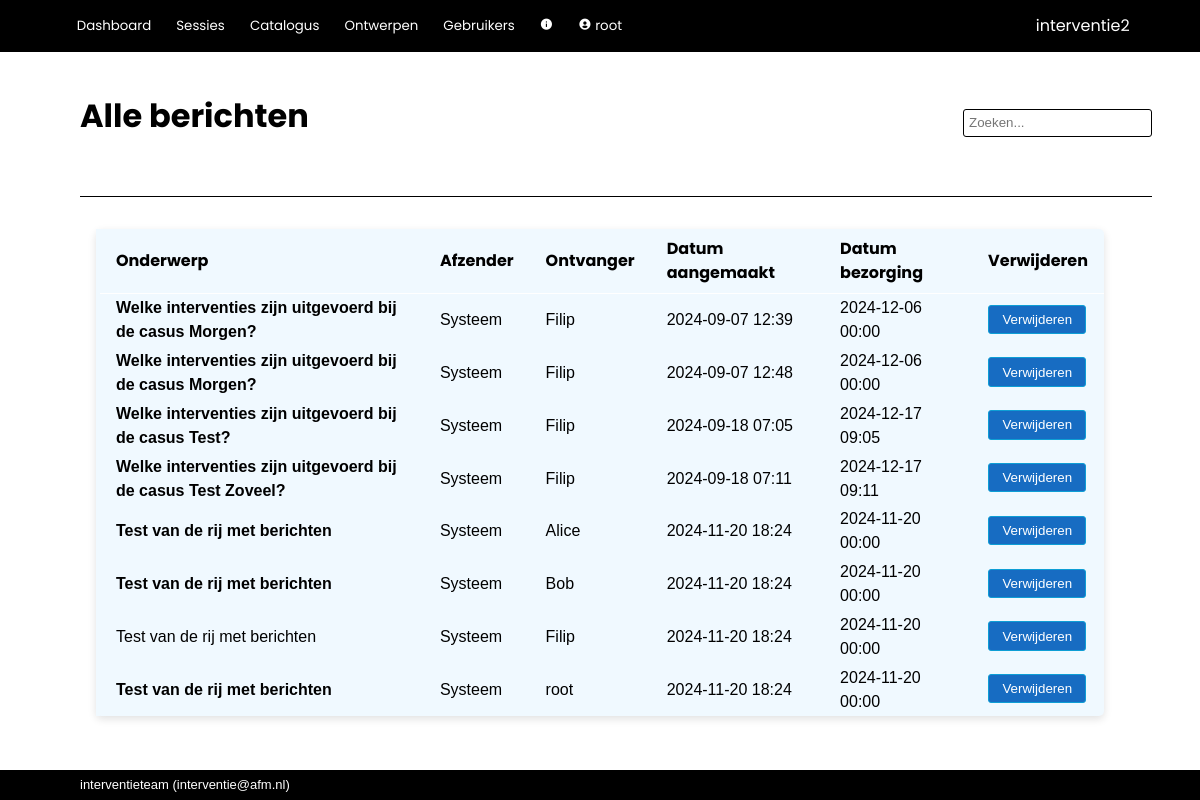
Screenshot of /admin/messages (signed in) with the database file from the repository.
### interventie2/models.py (models this page shows, shortened)
class User(db.Model, UserMixin):
    __tablename__ = 'users'
    id            = db.Column(db.Integer, primary_key=True)
    name          = db.Column(db.String(80), nullable=False, unique=True)
    password      = db.Column(db.String(200), nullable=False)
    role_id       = db.Column(db.Integer, db.ForeignKey('roles.id'), nullable=False, default=4) #references roles.id
    description   = db.Column(db.String(2000), nullable=False, default="")
    email         = db.Column(db.String(254))
    link          = db.Column(db.String(1000))
    active        = db.Column(db.Boolean, nullable=False, default=True)
    date_created  = db.Column(db.DateTime(timezone=True), server_default=func.now())
    last_seen     = db.Column(db.DateTime(timezone=True), server_default=func.now())
    role = relationship('Role')
    messages = relationship('Message', back_populates='recipient', foreign_keys="Message.recipient_id", cascade='all, delete-orphan')
    messages_sent = relationship('Message', back_populates='sender', foreign_keys="Message.sender_id")
    worksession = relationship('Worksession', back_populates='creator')
    plan = relationship('Plan', back_populates='creator')
    allowed_worksessions = relationship('Worksession', secondary='worksession_access', back_populates='allowed_users')
    owned_instruments = relationship('Instrument', back_populates='owner')
    def unread_messages(self):
        return sum(1 for message in self.messages if (message.unread) and (message.deliver_after.date() <= date.today()))
    def unread_message_alert(self):
        return self.unread_messages() > 0

class Message(db.Model):
    __tablename__ = 'messages'
    id            = db.Column(db.Integer, primary_key=True)
    date_created  = db.Column(db.DateTime(timezone=True), server_default=func.now())
    deliver_after = db.Column(db.DateTime(timezone=True), server_default=func.now())
    subject       = db.Column(db.String(500), nullable=False, default="")
    body          = db.Column(db.String(2000), nullable=False, default="")
    sender_id     = db.Column(db.Integer, db.ForeignKey('users.id'))
    recipient_id  = db.Column(db.Integer, db.ForeignKey('users.id'), nullable=False)
    unread        = db.Column(db.Boolean, nullable=False, default=True)
    archived      = db.Column(db.Boolean, nullable=False, default=True)
    system        = db.Column(db.Boolean, nullable=False, default=True)
    sender = relationship('User', foreign_keys=[sender_id])
    recipient = relationship('User', foreign_keys=[recipient_id])

### interventie2/admin/routes.py (the view)
@admin.route('/messages')
@login_required
def all_messages():
    messages = Message.query.order_by(Message.id)
    return render_template('admin/all_messages.html', messages=messages, user=current_user)

### interventie2/models.py (called while the page is built)
@login_manager.user_loader
def load_user(user_id):
    return User.query.get(user_id)

### interventie2/admin/templates/admin/all_messages.html (shortened to what this page needs)
{% extends 'base.html' %}
{% block page_title %}
    Alle berichten
{% endblock %}
{% block body %}
    <table>
        <tr>
            <th>Onderwerp</th>
            <th>Afzender</th>
            <th>Ontvanger</th>
            <th>Datum aangemaakt</th>
            <th>Datum bezorging</th>
            <th>Verwijderen</th>
        </tr>
        {% for message in messages %}
            <tr>
                <td><a href="{{ url_for('admin.message', message_id=message.id) }}" {% if message.unread %} class="unread"{% endif %}>{{ message.subject }}</a></td>
                <td>
                    {% if message.system %}
                        Systeem
                    {% else %}
                        {{ message.sender.name }}
                    {% endif %}
                </td>
                <td>{{ message.recipient.name }}</td>
                <td>{{ message.date_created.strftime('%Y-%m-%d %H:%M')}}</td>
                <td>
                        {{ message.deliver_after.strftime('%Y-%m-%d %H:%M') }}
                </td>
                <td><button>{{ macro.confirm_redirect( "Verwijderen", "Wilt u dit bericht verwijderen?", url_for('admin.delete_message', message_id=message.id) ) }}</button></td>
            </tr>
        {% endfor %}
        </table>
{% endblock %}

### interventie2/templates/base.html (shortened to what this page needs)
<!DOCTYPE html>
<html lang="en">
    <head>
        <link rel="stylesheet" href="{{ url_for('static', filename='css/styles.css')}}">
        <link href="https://unpkg.com/boxicons@2.1.2/css/boxicons.min.css" rel="stylesheet">
    </head>
    <body>
        {% import 'jinja_macros.html' as macro %}
        <header>
            <div class="logo">{{ config['APP_NAME'] }}</div>
            <div class="modes">
                {% if current_user.is_authenticated %}
                    <button>
                        <a href="{{ url_for('main.index') }}">Dashboard</a>
                    </button>
                    <button>
                        <a href="{{ url_for('main.worksessions') }}">Sessies</a>
                    </button>
                    <button>
                        <a href="{{ url_for('catalog.index') }}">Catalogus</a>
                    </button>
                    {% if current_user.role.edit_questionnaire %}
                        <button>
                            <a href="{{ url_for('tools.index') }}">Ontwerpen</a>
                        </button>
                    {% endif %}
                    {% if current_user.role.edit_users %}
                        <button>
                            <a href="{{ url_for('admin.index') }}">Gebruikers</a>
                        </button>
                    {% endif %}
                    {% if current_user.role.see_app_info %}
                        <button>
                            <a href="{{ url_for('admin.info') }}"><i class='bx bxs-info-circle'></i></a>
                        </button>
                    {% endif %}
                    <button>
                        <a href="{{ url_for('admin.user', id=current_user.id) }}"><i class='bx bxs-user-circle'></i>
                            {{ current_user.name }}
                        </a>
                    </button>
                {% else %}
                    <button>
                        <a href="{{ url_for('main.login') }}">Login</a>
                    </button>
                {% endif %}
            </div>
        </header>
        <nav>
            <div class="title">{% block page_title %}{% endblock %}</div>
            {% if current_user.is_authenticated %}
                <form action="/analysis/search" method="get" class="search">
                    <input id="search" type="search"  name="q" value="{{ request.args.get('q') or '' }}" placeholder="Zoeken...">
                </form>
            {% endif %}
            <div class="tabs">{% block tabs %}{% endblock %}</div>
        </nav>
        <main>
            <section>{% block body %}{% endblock %}</section>
        </main>
        <footer>{{ config['MAINTAINER'] }} (<a href="mailto:{{ config['MAINTAINER_EMAIL'] }}">{{ config['MAINTAINER_EMAIL'] }}</a>)</footer>
    </body>
</html>

### interventie2/templates/jinja_macros.html (shortened to what this page needs)
{% macro confirm_redirect(link_name, message, address) %}
    <a href="#" onclick="
        var message = &quot; {{ message }} &quot; ;
        var address = &quot; {{ address }} &quot; ;
        var result = confirm(message);
        if (result == true) { window.location.href = address } ;
        return false;
        ">
        {{ link_name }}
    </a>
{%- endmacro %}

### interventie2/static/css/styles.css (style rules this page uses)
:root { --dark-blue: #0f2841; --light-blue: #0e9ed5; --green: #3b7d23; --red: red; --highlight: #195fa6; --mid-grey: #0e9ed5; --object: #f0f9ff; --alert: red; --button-bg: #176cc2; --button-fg: white; }
html, body { font-family: sans-serif; line-height: 1.5em; padding: 0px; margin: 0px; }
a { color: inherit; text-decoration: none; }
button { border: 1px solid var(--mid-grey); background-color: var(--button-bg); color: var(--button-fg); min-height: 2.2em; border-radius: 3px; min-width: 7em; padding-left: 1em; padding-right: 1em; margin-bottom: 2px; }
button a { text-decoration: none; }
input { background-color: white;; border: 1px solid var(--mid-grey); font-size: inherit; min-height: 1.7rem; margin-bottom: 2px; }
table { background: var(--object); border-radius: 5px; border-collapse: collapse; box-shadow: rgba(0, 0, 0, 0.12) 0px 3px 8px; }
th { border-bottom: 1px solid white; color: black; font-weight: bold; font-family: "Poppins", sans-serif; padding: 0.5em 1em; text-align: left; }
td { padding: 0.15em 1em; }
tbody tr { border-left: 4px solid var(--object); transition:all 0.25s ease; }
body { display: grid; height: 100vh; grid-template-rows: min-content min-content auto min-content; grid-template-areas: "header" "nav" "main" "footer"; }
header { grid-area: header; background-color: black; display: grid; grid-template-columns: auto min-content; grid-template-rows: auto; grid-template-areas: "modes logo"; color: white; align-items: center; padding: 0.6rem 4.4rem; font-family: "Poppins", sans-serif; }
header a { text-decoration: none; font-family: "Poppins", sans-serif; }
.logo { grid-area: logo; }
.modes { grid-area: modes; padding: 0px; margin: 0px; }
.modes button { background: inherit; outline: none; cursor: pointer; padding: 0.4rem 0.4rem; margin: 0 0.5rem 0 0; border: none; border-radius: 0px; color: white; font-family: "Poppins", sans-serif; font-size: smaller; min-width: 0; }
.modes a { text-decoration: none; }
nav { grid-area: nav; display: grid; grid-template-columns: 1fr auto; grid-template-areas: "title search" "steps steps" "tabs tabs "; align-items: center; margin: 3rem 3rem 1rem 5rem; }
.title { grid-area: title; font-family: "Poppins", sans-serif; color: black; font-size: xx-large; font-weight: bold; padding: 0 0 1rem 0; line-height: 1em; }
.search { grid-area: search; display: flex; align-items: center; text-decoration: none; border: none; }
.search input { background-color: white;; border: 1px solid black; border-radius: 3px; padding: 5px; font-size: smaller; height: 1.7rem; }
.tabs { grid-area: tabs; display: flex; padding-top: 3rem; overflow: hidden; font-size: inherit; border-bottom: 1px solid black; }
main { grid-area: main; padding: 1rem 5rem; display: grid; grid-template-columns: min-content 100%; grid-template-areas: "aside section "; overflow-y: auto; }
section { grid-area: section; padding: 0; margin-left: 1rem; margin-right: 1rem; }
footer { grid-area: footer; background-color: black; color: white; align-items: center; padding: 0.2rem 5rem; font-size: small; }
.unread { font-weight: bold; }

### rows the page displays
User: name "root", MAINTAINER_EMAIL "interventie@afm.nl"
Message: subject "Welke interventies zijn uitgevoerd bij de casus Morgen?", system "Systeem", recipient.name "Filip", date_created "2024-09-07 12:39", deliver_after "2024-12-06 00:00", link_name "Verwijderen"
Message: subject "Welke interventies zijn uitgevoerd bij de casus Morgen?", system "Systeem", recipient.name "Filip", date_created "2024-09-07 12:48", deliver_after "2024-12-06 00:00", link_name "Verwijderen"
Message: subject "Welke interventies zijn uitgevoerd bij de casus Test?", system "Systeem", recipient.name "Filip", date_created "2024-09-18 07:05", deliver_after "2024-12-17 09:05", link_name "Verwijderen"
Message: subject "Welke interventies zijn uitgevoerd bij de casus Test Zoveel?", system "Systeem", recipient.name "Filip", date_created "2024-09-18 07:11", deliver_after "2024-12-17 09:11", link_name "Verwijderen"
Message: subject "Test van de rij met berichten", system "Systeem", recipient.name "Alice", date_created "2024-11-20 18:24", deliver_after "2024-11-20 00:00", link_name "Verwijderen"
Message: subject "Test van de rij met berichten", system "Systeem", recipient.name "Bob", date_created "2024-11-20 18:24", deliver_after "2024-11-20 00:00", link_name "Verwijderen"
Message: subject "Test van de rij met berichten", system "Systeem", recipient.name "Filip", date_created "2024-11-20 18:24", deliver_after "2024-11-20 00:00", link_name "Verwijderen"
Message: subject "Test van de rij met berichten", system "Systeem", recipient.name "root", date_created "2024-11-20 18:24", deliver_after "2024-11-20 00:00", link_name "Verwijderen"

### other values shown
{{ config['APP_NAME'] }} "interventie2"
{{ config['MAINTAINER'] }} "interventieteam"
